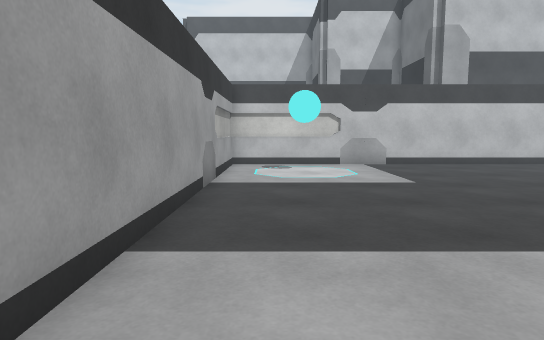
[1] (above)

13 first-person views from a walk through a Unity game level. The camera is 1.2 m above the floor, tilts 6° down and sees 75° across. The floor is counted in squares, 1 m on a side. Each view is taken from the middle of a square. On the plan, view 1 faces up. The plan holds only what a view shows up to about 14 squares ahead; the rest is blank. The place goes on beyond the plan. The player character is not drawn. Some surface patterns are stand-ins.

[2]
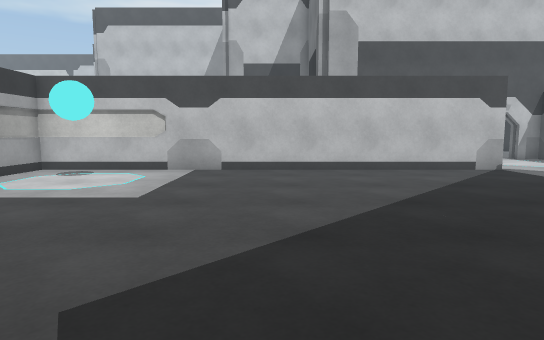

[3]
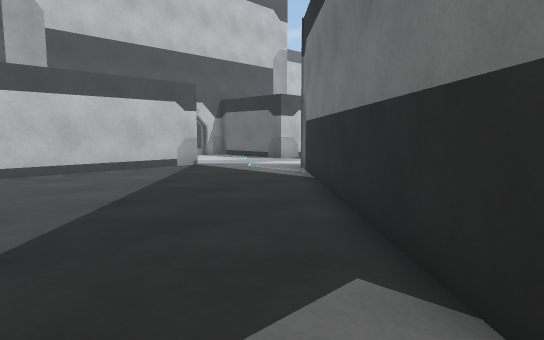

[4]
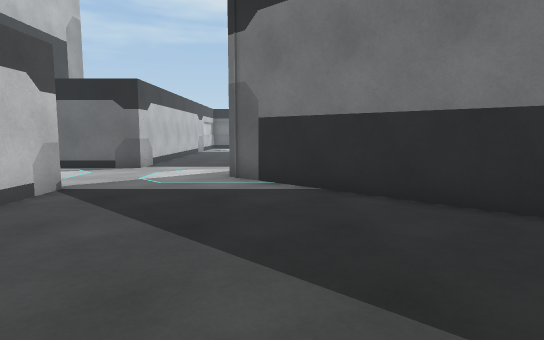

[5]
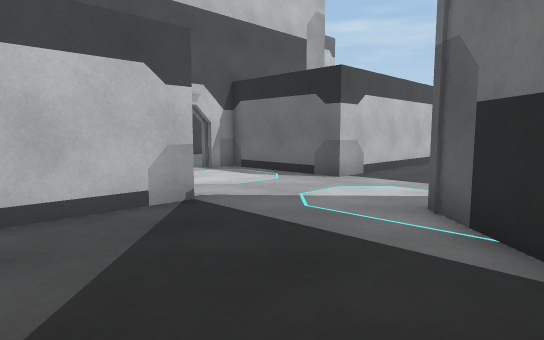

[6]
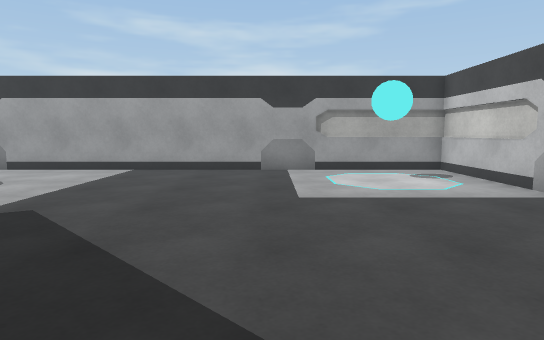

[7]
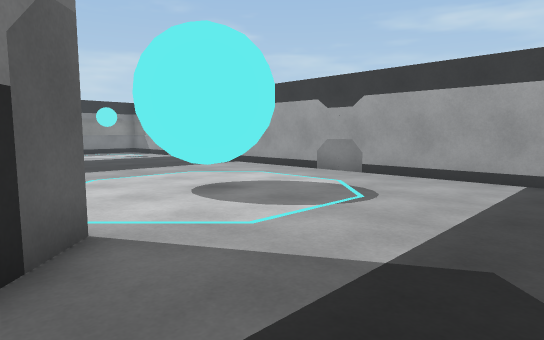

[8]
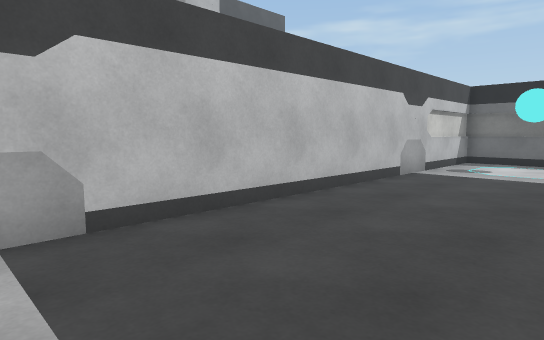

[9]
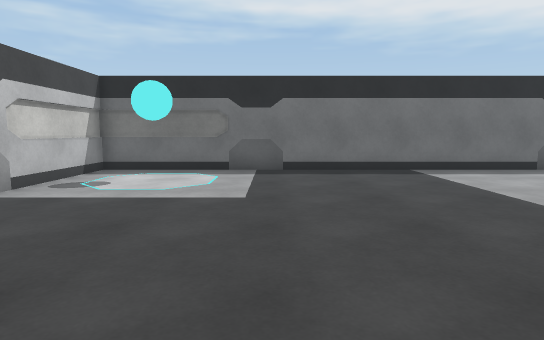

[10]
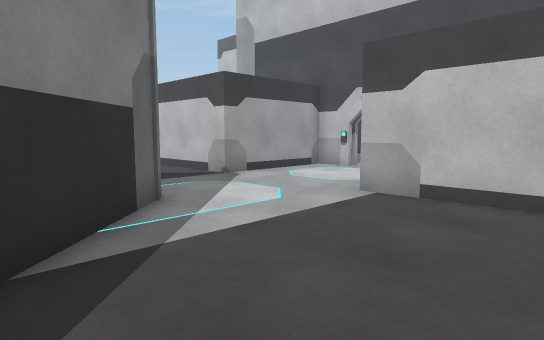

[11]
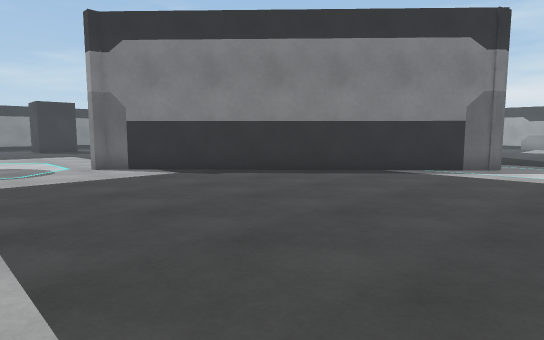

[12]
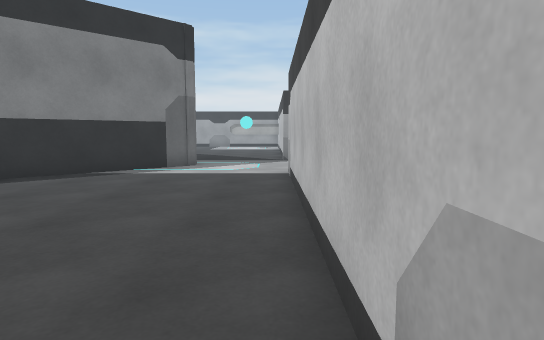

[13]
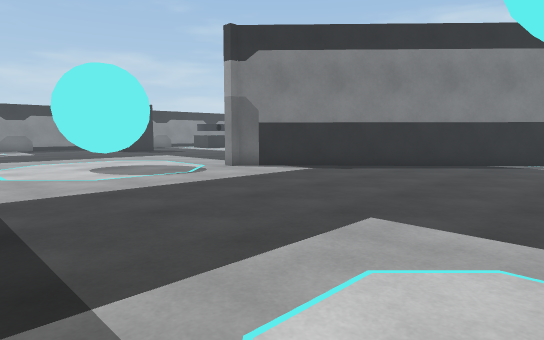

### Floor plan
Points are (right, up) in squares from view 1. A wall is a line through its corners. A room is listed if a view was taken in it or the views show most of it. See-through windows are left out.
Room 1 (views 1, 2, 3, 4, 5, 6, 7)
walls: (6.6, 0.5) (15.7, 10.2) (16.3, 9.9); (3.5, -0.2) (4, -0.2) (4.7, -0.8) (4.9, -1.4); (3, -0.1) (3.6, 0) (4.4, -0.3) (4.7, -0.8); (4.6, -0.7) (4.9, -1.3); (3.2, -0.4) (4, -0.4) (4.2, -0.5) (4.5, -0.8); (2.7, -0.3) (3.1, -0.1); (4.4, -0.8) (4.6, -1.3); (4.7, -1) (4.8, -1.5); (2.4, -0.6) (2.8, -0.3); (15.8, 10.3) (16.8, 9.2); (13.5, 16.5) (13.5, 13.5) (-1.5, 13.5) (-1.5, -3.4); (18.1, 13.5) (18.1, 16.5)
ways out: opening at (17, 11.5) to room 2; opening at (0, -2.7); opening at (6, -0.5)
Room 2 (views 8, 9, 10, 11, 12, 13)
walls: (25, 1) (25, 0.5); (28, -0.1) (28.5, -0.1) (28.9, -0.1); (28.6, 0) (29.4, -0.3) (29.9, -1) (29.9, -1.8); (27.7, -0.3) (28.1, -0.1); (28.8, -0.2) (29.5, -0.5) (29.7, -0.9) (29.8, -1.6); (28.2, -0.4) (29.1, -0.4); (29.1, -0.3) (29.6, -0.7); (27.5, -0.6) (27.9, -0.3); (28.9, -0.4) (29.2, -0.5) (29.5, -0.8); (33.5, -0.9) (33.5, 13.5) (18.1, 13.5); (16.8, 9.2) (24.7, 0.9)
ways out: opening at (17, 11.5) to room 1; opening at (25.5, 0.5); opening at (32, -2.3)

Positions as (right, up) in squares from view 1, and headings:
1: (0, 0), facing up
2: (6, 2), facing up
3: (6, 2), facing up-right
4: (6, 9), facing right
5: (10, 8), facing up-right
6: (10, 8), facing left
7: (8, 5), facing down-left
8: (18, 9), facing up-right
9: (22, 8), facing right
10: (22, 7), facing up-left
11: (29, 13), facing down-left
12: (29, 13), facing left
13: (33, 11), facing down-left
